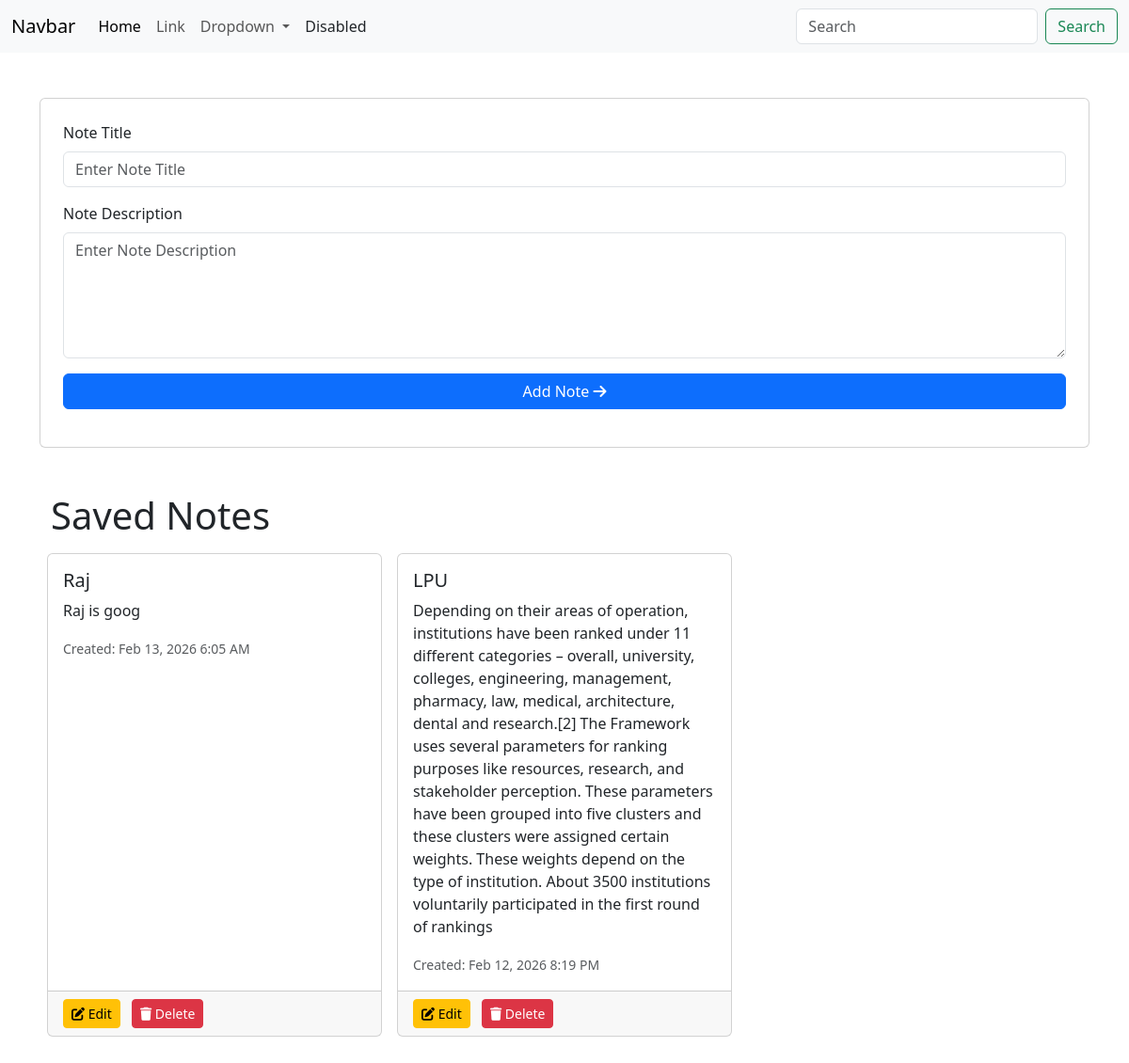
Before: /form/ with the older database file.
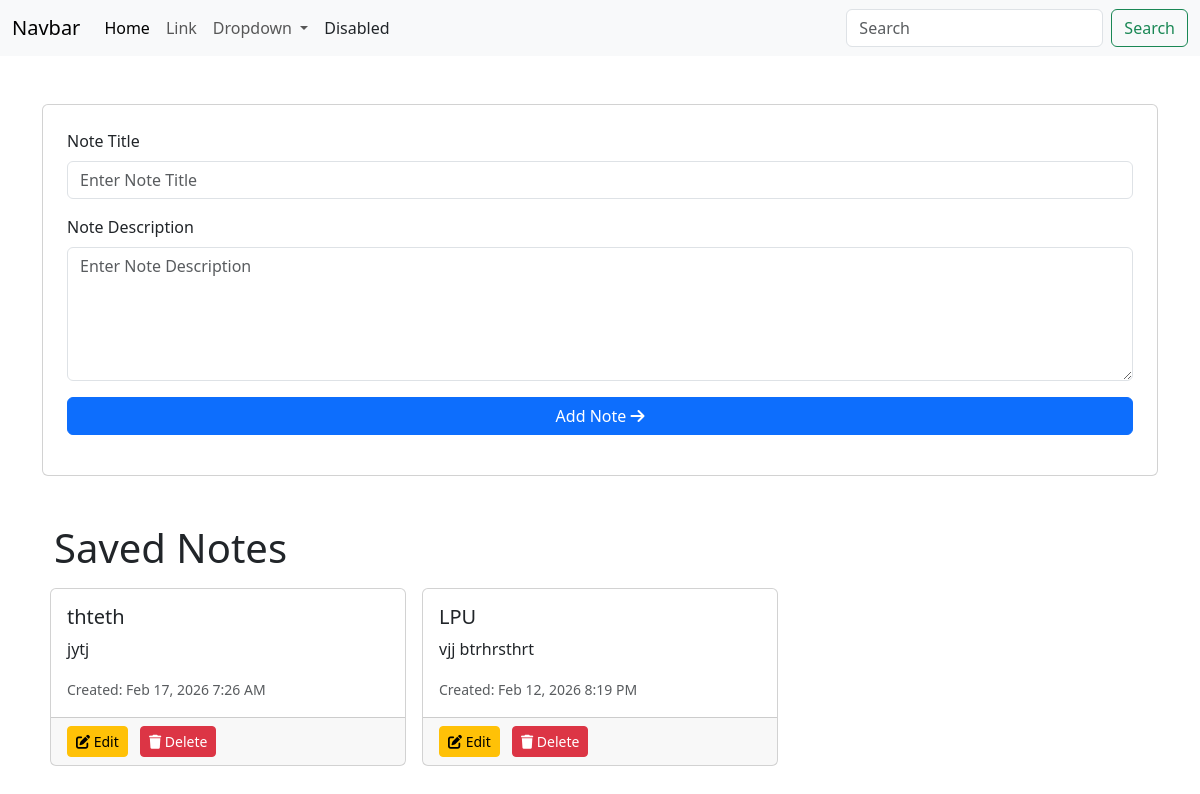
After: the same page with the newer database file.
### formapp/models.py (models this page shows, shortened)
class Note(models.Model):
    title = models.CharField(max_length=200, help_text="Enter note title")
    description = models.TextField(help_text="Enter note description")
    created_at = models.DateTimeField(default=timezone.now)
    updated_at = models.DateTimeField(auto_now=True)
    class Meta:
        ordering = ['-created_at']  # This will show the earliest form first

### formapp/views.py (the view, shortened to what this page needs)
# urls.py: path('form/', form, name="form_save_data"),
def form(request):
    notes = Note.objects.all().order_by('-created_at')
    context = {
        'notes': notes
    }
    return render(request, 'form.html', context)

### formapp/templates/form.html (shortened to what this page needs)
<!DOCTYPE html>
<html lang="en">
<head>
    <link rel="stylesheet" href="https://cdn.jsdelivr.net/npm/bootstrap@4.3.1/dist/css/bootstrap.min.css"
>
    <link rel="stylesheet" href="https://cdnjs.cloudflare.com/ajax/libs/font-awesome/6.0.0/css/all.min.css">
    {% load static %}
    <link rel="stylesheet" href="{% static 'css/form.css' %}">
</head>
<body>
    {% include 'components/navbar.html' %}
    {% block content %}
    <div>
    <div class="container py-5">
        <form action="{% url 'form_save_data' %}" method="post" class="container mx-auto card p-4">
            <div class="mb-3">
                <label for="title">Note Title</label>
                <input name="title" type="text" id="title" class="form-control" placeholder="Enter Note Title">
            </div>
            <div class="mb-3">
                <label for="desc">Note Description</label>
                <textarea name="description" rows="5" id="desc" class="form-control"
                    placeholder="Enter Note Description"></textarea>
            </div>
            <div class="mb-3">
                <button style="width: 100%;" class="btn btn-primary">
                    Add Note <i class="fa-solid fa-arrow-right"></i>
                </button>
            </div>
        </form>
        <div class="container mt-5">
            <h1>Saved Notes</h1>
            {% if notes %}
            <div class="row">
                {% for note in notes %}
                <div class="p-2 col-sm-12 col-md-6 col-lg-4">
                    <div class="card h-100">
                        <div class="card-body">
                            <h5 class="card-title">{{ note.title }}</h5>
                            <p class="card-text">{{ note.description }}</p>
                            <small class="text-muted">Created: {{ note.created_at|date:"M d, Y g:i A" }}</small>
                        </div>
                        <div class="card-footer">
                            <a href="{% url 'edit_note' note.id %}" class="btn btn-sm btn-warning mr-2">
                                <i class="fas fa-edit"></i> Edit
                            </a>
                            <a href="{% url 'delete_note' note.id %}" class="btn btn-sm btn-danger"
                               onclick="return confirm('Are you sure you want to delete this note?')">
                                <i class="fas fa-trash"></i> Delete
                            </a>
                        </div>
                    </div>
                </div>
                {% endfor %}
            </div>
            {% else %}
            <div class="alert alert-info" role="alert">
                No notes saved yet. Add your first note using the form above!
            </div>
            {% endif %}
        </div>
    </div>
</div>
    </body>
    {% endblock %}
</html>

### formapp/templates/components/navbar.html (shortened to what this page needs)
<!DOCTYPE html>
<html lang="en">
<head>
</head>
<body>
    <nav class="navbar navbar-expand-lg bg-body-tertiary">
        <div class="container-fluid">
            <a class="navbar-brand" href="#">Navbar</a>
            <div class="collapse navbar-collapse" id="navbarSupportedContent">
                <ul class="navbar-nav me-auto mb-2 mb-lg-0">
                    <li class="nav-item">
                        <a class="nav-link active" aria-current="page" href="#">Home</a>
                    </li>
                    <li class="nav-item">
                        <a class="nav-link" href="#">Link</a>
                    </li>
                    <li class="nav-item dropdown">
                        <a class="nav-link dropdown-toggle" href="#" role="button" data-bs-toggle="dropdown"
                            aria-expanded="false">
                            Dropdown
                        </a>
                    </li>
                    <li class="nav-item">
                        <a class="nav-link disabled" aria-disabled="true">Disabled</a>
                    </li>
                </ul>
                <form class="d-flex" role="search">
                    <input class="form-control me-2" type="search" placeholder="Search" aria-label="Search" />
                    <button class="btn btn-outline-success" type="submit">Search</button>
                </form>
            </div>
        </div>
    </nav>
</body>
</html>

Changed rows visible on the page:
removed Note: title "Raj", description "Raj is goog", created_at "Feb 13, 2026 6:05 AM"
added Note: title "thteth", description "jytj", created_at "Feb 17, 2026 7:26 AM"
changed Note "LPU": description "Depending on their areas of operation, institutions have been ranked under 11 different categories – overall, university, colleges, engineering, management, pharmacy, law, medical, architecture, dental and research.[2] The Framework uses several parameters for ranking purposes like resources, research, and stakeholder perception. These parameters have been grouped into five clusters and these clusters were assigned certain weights. These weights depend on the type of institution. About 3500 institutions voluntarily participated in the first round of rankings" → "vjj btrhrsthrt"
